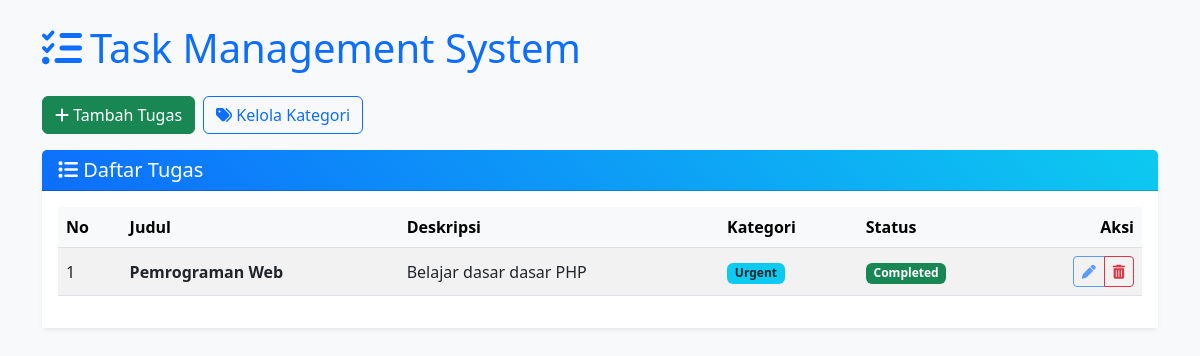
The app's page /tugas/index.php with its own data.
### tables this page shows
CREATE TABLE `tasks` (
  `id` int(11) NOT NULL,
  `title` varchar(255) NOT NULL,
  `description` text DEFAULT NULL,
  `category_id` int(11) DEFAULT NULL,
  `status` enum('pending','in_progress','completed') DEFAULT 'pending',
  `created_at` timestamp NOT NULL DEFAULT current_timestamp(),
  `updated_at` timestamp NOT NULL DEFAULT current_timestamp() ON UPDATE current_timestamp()
);

CREATE TABLE `categories` (
  `id` int(11) NOT NULL,
  `name` varchar(100) NOT NULL,
  `created_at` timestamp NOT NULL DEFAULT current_timestamp()
);

### tugas/index.php (the view, shortened to what this page needs)
<?php
require_once 'config.php';
$query = "SELECT t.*, c.name as category_name
          FROM tasks t
          LEFT JOIN categories c ON t.category_id = c.id
          ORDER BY t.created_at DESC";
$stmt = $pdo->query($query);
$tasks = $stmt->fetchAll();
?>
<!DOCTYPE html>
<html lang="id">
<head>
    <link href="https://cdn.jsdelivr.net/npm/bootstrap@5.3.0/dist/css/bootstrap.min.css" rel="stylesheet">
    <link href="https://cdnjs.cloudflare.com/ajax/libs/font-awesome/6.5.0/css/all.min.css" rel="stylesheet">
</head>
<body>
    <div class="container py-4">
        <div class="row">
            <div class="col-12">
                <h1 class="mb-4 text-primary">
                    <i class="fas fa-tasks me-2"></i>Task Management System
                </h1>
                <div class="mb-3 d-flex gap-2">
                    <a href="add_task.php" class="btn btn-success">
                        <i class="fas fa-plus"></i> Tambah Tugas
                    </a>
                    <a href="categories.php" class="btn btn-outline-primary">
                        <i class="fas fa-tags"></i> Kelola Kategori
                    </a>
                </div>
                <div class="card shadow-sm border-0">
                    <div class="card-header">
                        <h5 class="mb-0"><i class="fas fa-list"></i> Daftar Tugas</h5>
                    </div>
                    <div class="card-body bg-white">
                        <?php if (empty($tasks)): ?>
                            <div class="alert alert-info text-center">
                                <i class="fas fa-info-circle"></i>
                                <strong>Belum ada tugas!</strong><br>
                                Tambahkan tugas menggunakan tombol di atas.
                            </div>
                        <?php else: ?>
                            <div class="table-responsive">
                                <table class="table table-striped table-hover align-middle">
                                    <thead class="table-light">
                                        <tr>
                                            <th>No</th>
                                            <th>Judul</th>
                                            <th>Deskripsi</th>
                                            <th>Kategori</th>
                                            <th>Status</th>
                                            <th class="text-end">Aksi</th>
                                        </tr>
                                    </thead>
                                    <tbody>
                                        <?php foreach ($tasks as $index => $task): ?>
                                            <tr>
                                                <td><?= $index + 1 ?></td>
                                                <td><strong><?= htmlspecialchars($task['title']) ?></strong></td>
                                                <td><?= htmlspecialchars(substr($task['description'], 0, 100)) ?><?= strlen($task['description']) > 100 ? '...' : '' ?></td>
                                                <td>
                                                    <span class="badge bg-info text-dark">
                                                        <?= $task['category_name'] ? htmlspecialchars($task['category_name']) : 'Tidak ada kategori' ?>
                                                    </span>
                                                </td>
                                                <td>
                                                    <?php
                                                    $statusClass = match ($task['status']) {
                                                        'pending' => 'bg-warning text-dark',
                                                        'in_progress' => 'bg-primary',
                                                        'completed' => 'bg-success'
                                                    };
                                                    $statusLabel = [
                                                        'pending' => 'Pending',
                                                        'in_progress' => 'In Progress',
                                                        'completed' => 'Completed'
                                                    ][$task['status']];
                                                    ?>
                                                    <span class="badge <?= $statusClass ?>"><?= $statusLabel ?></span>
                                                </td>
                                                <td class="text-end">
                                                    <div class="btn-group">
                                                        <a href="edit_task.php?id=<?= $task['id'] ?>"
                                                           class="btn btn-sm btn-outline-primary <?= $task['status'] == 'completed' ? 'disabled' : '' ?>"
                                                           <?= $task['status'] == 'completed' ? 'aria-disabled="true" tabindex="-1"' : '' ?>>
                                                            <i class="fas fa-pen"></i>
                                                        </a>
                                                        <button class="btn btn-sm btn-outline-danger"
                                                                onclick="confirmDelete(<?= $task['id'] ?>, '<?= htmlspecialchars($task['title']) ?>')">
                                                            <i class="fas fa-trash-alt"></i>
                                                        </button>
                                                    </div>
                                                </td>
                                            </tr>
                                        <?php endforeach; ?>
                                    </tbody>
                                </table>
                            </div>
                        <?php endif; ?>
                    </div>
                </div>
            </div>
        </div>
    </div>
</body>
</html>

### tugas/index.php (style rules this page uses)
body { background-color: #f8f9fa; }
.card-header { background: linear-gradient(45deg, #0d6efd, #0dcaf0); color: white; }

### records on screen
tasks: title "Pemrograman Web", description "Belajar dasar dasar PHP", category.name "Urgent", status "Completed"
